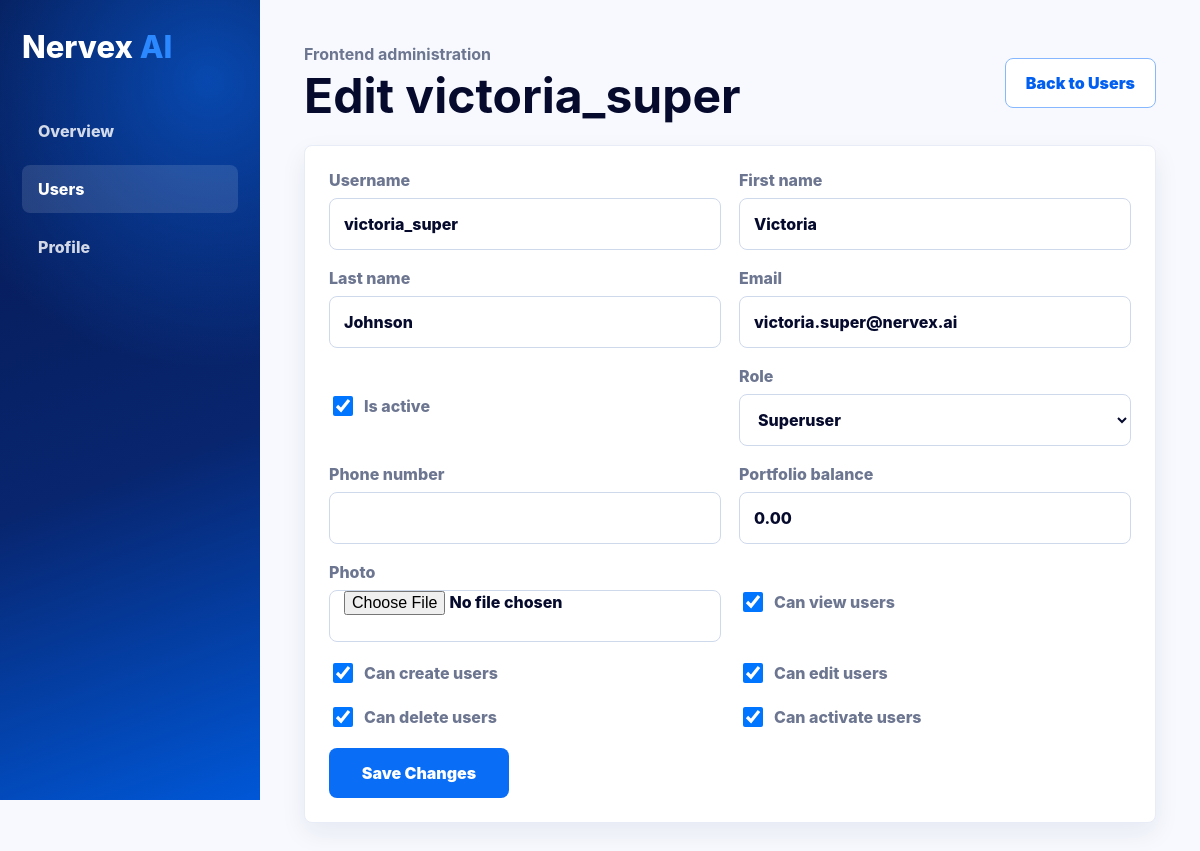
The app's page /dashboard/admin/users/1/edit/ (signed in) with its own data.
### accounts/models.py (models this page shows, shortened)
class Profile(models.Model):
    class Role(models.TextChoices):
        SUPERUSER = "superuser", "Superuser"
        ADMIN = "admin", "Admin"
        USER = "user", "User"
    user = models.OneToOneField(settings.AUTH_USER_MODEL, on_delete=models.CASCADE, related_name="profile")
    role = models.CharField(max_length=20, choices=Role.choices, default=Role.USER)
    phone_number = models.CharField(max_length=30, blank=True)
    photo = models.ImageField(upload_to="profile_photos/", blank=True, null=True)
    portfolio_balance = models.DecimalField(max_digits=12, decimal_places=2, default=0)
    can_view_users = models.BooleanField(default=False)
    can_create_users = models.BooleanField(default=False)
    can_edit_users = models.BooleanField(default=False)
    can_delete_users = models.BooleanField(default=False)
    can_activate_users = models.BooleanField(default=False)
    created_at = models.DateTimeField(auto_now_add=True)
    updated_at = models.DateTimeField(auto_now=True)

### dashboard/views.py (the view)
# urls.py: path("admin/users/<int:user_id>/edit/", views.edit_user, name="edit_user"),
@login_required
def edit_user(request, user_id):
    require_user_management(request.user.profile, "can_edit_users")
    User = get_user_model()
    user_obj = get_object_or_404(User.objects.select_related("profile"), pk=user_id)
    if request.method == "POST":
        form = AdminUserEditForm(request.POST, request.FILES, instance=user_obj.profile, user=user_obj)
        if form.is_valid():
            form.save()
            messages.success(request, "User updated successfully.")
            return redirect("dashboard:users")
    else:
        form = AdminUserEditForm(instance=user_obj.profile, user=user_obj)
    return render(
        request,
        "dashboard/user_form.html",
        {"form": form, "title": f"Edit {user_obj.username}", "button_label": "Save Changes", "user_obj": user_obj},
    )

### dashboard/views.py (called while the page is built)
def require_user_management(profile, permission):
    if profile.user.is_superuser or getattr(profile, permission):
        return
    raise PermissionDenied

### templates/dashboard/user_form.html (shortened to what this page needs)
{% load static %}
<!doctype html>
<html lang="en">
  <head>
    <link rel="stylesheet" href="{% static 'dashboard/css/dashboard.css' %}">
  </head>
  <body>
    <main class="app-shell">
      <aside class="sidebar">
        <a class="brand" href="{% url 'dashboard:home' %}">Nervex <span>AI</span></a>
        <nav>
          <a href="{% url 'dashboard:home' %}">Overview</a>
          <a class="active" href="{% url 'dashboard:users' %}">Users</a>
          <a href="{% url 'accounts:profile' %}">Profile</a>
        </nav>
      </aside>
      <section class="content">
        <header class="topbar">
          <div>
            <p>Frontend administration</p>
            <h1>{{ title }}</h1>
          </div>
          <a class="ghost-button" href="{% url 'dashboard:users' %}">Back to Users</a>
        </header>
        <form class="profile-form admin-user-form" method="post" enctype="multipart/form-data">
          {% for field in form %}
            <label class="{% if field.field.widget.input_type == 'checkbox' %}check-row{% endif %}">
              <span>{{ field.label }}</span>
              {{ field }}
            </label>
          {% endfor %}
          <button type="submit">{{ button_label }}</button>
        </form>
      </section>
    </main>
  </body>
</html>

### static/dashboard/css/dashboard.css (style rules this page uses)
:root { --blue-950: #06184f; --blue-900: #08256e; --blue-700: #005ff0; --blue-600: #096df6; --blue-100: #eaf3ff; --ink: #060a2c; --muted: #6d7690; --line: #e7ecf6; --green: #13a887; --red: #e3425f; --page: #f7f9fe; --shadow: 0 18px 45px rgba(9, 31, 89, 0.12); }
* { box-sizing: border-box; }
body { margin: 0; font-family: Inter, system-ui, -apple-system, BlinkMacSystemFont, "Segoe UI", sans-serif; color: var(--ink); background: var(--page); }
a { color: inherit; text-decoration: none; }
button, input, select { font: inherit; }
.app-shell { min-height: calc(100vh - 47px); display: grid; grid-template-columns: 260px minmax(0, 1fr); }
.sidebar { position: sticky; top: 0; height: 100vh; padding: 28px 22px; color: white; background: radial-gradient(circle at 80% 10%, rgba(9, 109, 246, 0.55), transparent 18rem), linear-gradient(160deg, var(--blue-950), var(--blue-900) 58%, #0057d7); }
.brand { display: block; margin-bottom: 42px; font-size: 31px; font-weight: 800; }
.brand span { color: #2b88ff; }
.sidebar nav { display: grid; gap: 10px; }
.sidebar nav a, .sidebar button { border: 0; border-radius: 8px; padding: 14px 16px; color: rgba(255,255,255,0.82); background: transparent; font-weight: 800; text-align: left; }
.sidebar nav a.active, .sidebar nav a:hover { background: rgba(255,255,255,0.12); color: white; }
.content { padding: clamp(22px, 4vw, 44px); }
.topbar { display: flex; align-items: center; justify-content: space-between; gap: 18px; margin-bottom: 24px; }
.topbar p, .profile-hero p { margin: 0 0 7px; color: var(--muted); font-weight: 700; }
h1 { margin: 0; font-size: clamp(32px, 4vw, 48px); line-height: 1.05; }
.quick-actions button, .admin-panel a, .ghost-button, .profile-form button, .package-card button, .payment-actions a, .payment-actions button, .confirm-panel button, .confirm-panel a, .inline-danger-form button { border: 1px solid #87b8ff; border-radius: 8px; min-height: 50px; padding: 0 20px; background: white; color: var(--blue-700); font-weight: 900; }
.quick-actions button:first-child, .profile-form button, .package-card button { background: var(--blue-600); color: white; border-color: var(--blue-600); }
.metric-grid article, .bundle-card, .transaction-list article, .admin-panel, .permission-strip, .table-card, .profile-form { background: white; border: 1px solid var(--line); border-radius: 8px; box-shadow: 0 10px 26px rgba(9,31,89,0.07); }
.admin-panel a, .ghost-button { display: inline-flex; align-items: center; white-space: nowrap; }
.profile-form { display: grid; grid-template-columns: repeat(2, 1fr); gap: 18px; padding: 24px; }
.profile-form label { display: grid; gap: 8px; color: var(--muted); font-weight: 800; }
.profile-form input { width: 100%; min-height: 52px; border: 1px solid #cfd9ec; border-radius: 8px; padding: 0 14px; color: var(--ink); background: white; }
.profile-form button { border: 0; grid-column: 1 / -1; justify-self: start; min-width: 180px; }
.profile-form select { width: 100%; min-height: 52px; border: 1px solid #cfd9ec; border-radius: 8px; padding: 0 14px; color: var(--ink); background: white; }
.check-row { grid-template-columns: auto 1fr; align-items: center; }
.check-row span { order: 2; }
.check-row input { width: 20px; min-height: 20px; order: 1; }

### records on screen
Profile: form "Superuser" "0.00" "☑" "☑" "☑" "☑" "☑"

### other values on screen
{{ title }} "Edit victoria_super"
{{ field.label }} "Username" "First name" "Last name" "Email" "Is active" "Role" "Phone number" "Portfolio balance" "Photo" "Can view users" "Can create users" "Can edit users" "Can delete users" "Can activate users"
{{ button_label }} "Save Changes"
